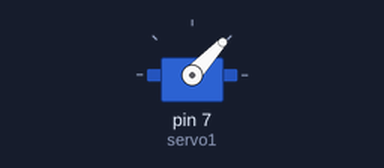
The sketch below on a simulated Arduino Uno, built with avr-gcc and run on an emulated ATmega328P. On the bench: servo. At 30.0 s the program stops and its outputs stay as they are.

Above: at 0.05 s.
At 1.4 s:
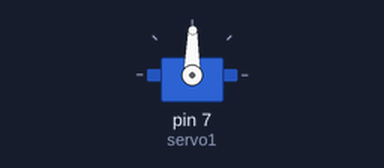
At 2.8 s:
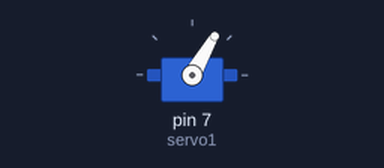
At 6.05 s:
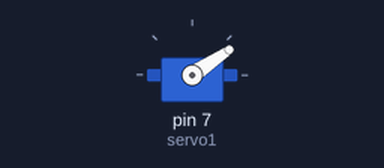
Timing chart, 0 to 8.2 s (numbered marks = the images above):
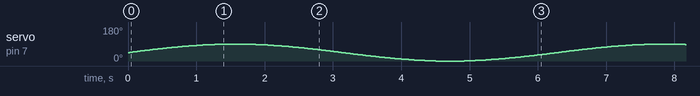

The sketch:

Q2.ino
```cpp
#include <Servo.h>

Servo servo1;

float t0 = 0.0;

void setup() {

  servo1.attach(7);  //pin 7 to servo
  Serial.begin(115200);
  t0 = micros()*1.0e-6;
}

void loop() {
  float t;
  float A, w, phi1;
  int theta1_d;

  A = 45.0;
  w = 1.0;
  phi1 = 0.0;

  t = micros()*1.0e-6 - t0; //substract t0 because it accounts for setup()

  theta1_d = A*( 1.0 + sin(w*t + phi1) );

  servo1.write(theta1_d);

  if(t > 30.0) exit(1); // end program at t=30s

}
```
